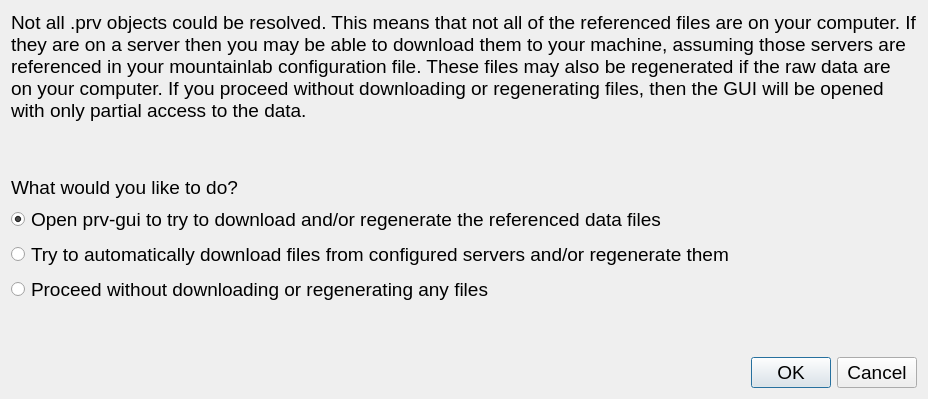
<?xml version="1.0" encoding="UTF-8"?>
<ui version="4.0">
 <class>ResolvePrvsDialog</class>
 <widget class="QDialog" name="ResolvePrvsDialog">
  <property name="geometry">
   <rect>
    <x>0</x>
    <y>0</y>
    <width>928</width>
    <height>399</height>
   </rect>
  </property>
  <property name="font">
   <font>
    <pointsize>14</pointsize>
   </font>
  </property>
  <property name="windowTitle">
   <string>Resolving .prv objects</string>
  </property>
  <layout class="QVBoxLayout" name="verticalLayout">
   <item>
    <widget class="QLabel" name="label">
     <property name="font">
      <font>
       <pointsize>14</pointsize>
      </font>
     </property>
     <property name="text">
      <string>Not all .prv objects could be resolved. This means that not all of the referenced files are on your computer. If they are on a server then you may be able to download them to your machine, assuming those servers are referenced in your mountainlab configuration file. These files may also be regenerated if the raw data are on your computer. If you proceed without downloading or regenerating files, then the GUI will be opened with only partial access to the data.</string>
     </property>
     <property name="wordWrap">
      <bool>true</bool>
     </property>
    </widget>
   </item>
   <item>
    <spacer name="verticalSpacer_2">
     <property name="orientation">
      <enum>Qt::Vertical</enum>
     </property>
     <property name="sizeHint" stdset="0">
      <size>
       <width>20</width>
       <height>40</height>
      </size>
     </property>
    </spacer>
   </item>
   <item>
    <widget class="QLabel" name="label_2">
     <property name="font">
      <font>
       <pointsize>14</pointsize>
      </font>
     </property>
     <property name="text">
      <string>What would you like to do?</string>
     </property>
    </widget>
   </item>
   <item>
    <widget class="QRadioButton" name="open_prv_gui">
     <property name="text">
      <string>Open prv-gui to try to download and/or regenerate the referenced data files</string>
     </property>
     <property name="checked">
      <bool>true</bool>
     </property>
    </widget>
   </item>
   <item>
    <widget class="QRadioButton" name="automatically_download">
     <property name="text">
      <string>Try to automatically download files from configured servers and/or regenerate them</string>
     </property>
    </widget>
   </item>
   <item>
    <widget class="QRadioButton" name="proceed_anyway">
     <property name="text">
      <string>Proceed without downloading or regenerating any files</string>
     </property>
    </widget>
   </item>
   <item>
    <spacer name="verticalSpacer">
     <property name="orientation">
      <enum>Qt::Vertical</enum>
     </property>
     <property name="sizeHint" stdset="0">
      <size>
       <width>20</width>
       <height>40</height>
      </size>
     </property>
    </spacer>
   </item>
   <item>
    <widget class="QDialogButtonBox" name="buttonBox">
     <property name="orientation">
      <enum>Qt::Horizontal</enum>
     </property>
     <property name="standardButtons">
      <set>QDialogButtonBox::Cancel|QDialogButtonBox::Ok</set>
     </property>
    </widget>
   </item>
  </layout>
 </widget>
 <resources/>
 <connections>
  <connection>
   <sender>buttonBox</sender>
   <signal>accepted()</signal>
   <receiver>ResolvePrvsDialog</receiver>
   <slot>accept()</slot>
   <hints>
    <hint type="sourcelabel">
     <x>248</x>
     <y>254</y>
    </hint>
    <hint type="destinationlabel">
     <x>157</x>
     <y>274</y>
    </hint>
   </hints>
  </connection>
  <connection>
   <sender>buttonBox</sender>
   <signal>rejected()</signal>
   <receiver>ResolvePrvsDialog</receiver>
   <slot>reject()</slot>
   <hints>
    <hint type="sourcelabel">
     <x>316</x>
     <y>260</y>
    </hint>
    <hint type="destinationlabel">
     <x>286</x>
     <y>274</y>
    </hint>
   </hints>
  </connection>
 </connections>
</ui>
